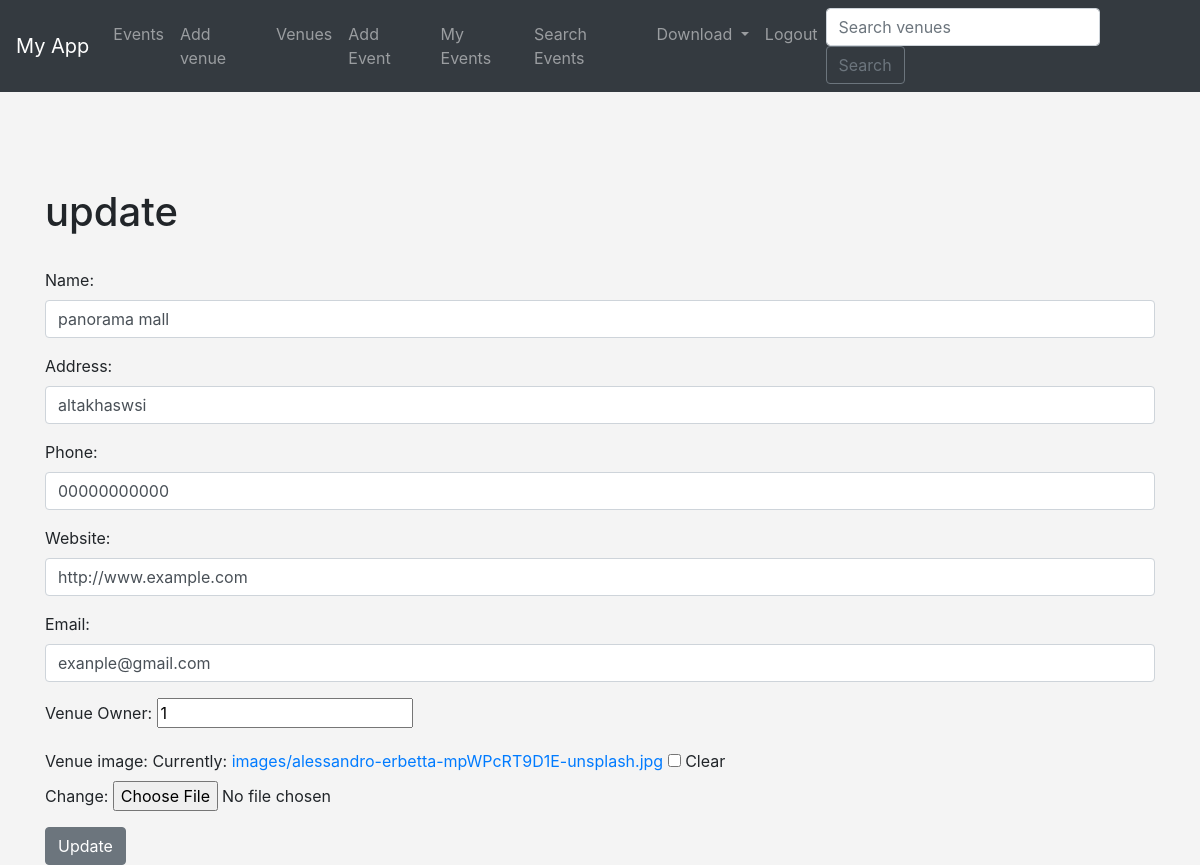
The page /update_venue/1 (signed in) on the database its author committed.
### event/models.py (models this page shows, shortened)
class Venue(models.Model):
    name = models.CharField('name',  max_length=120)
    address = models.CharField('address',  max_length=120)
    phone = models.CharField('phone',  max_length=120, blank=True)  # blank=True means the field is not mandatory.
    website = models.URLField('website',  max_length=120, blank=True)
    email = models.EmailField('email',  max_length=120, blank=True)
    owner = models.IntegerField("Venue Owner", blank=False, default=1)
    venue_image = models.ImageField(null=True, blank=True, upload_to="images/")

### event/views.py (the view)
# urls.py: path('update_venue/<venue_id>', views.update_venue, name='update-venue'),
def update_venue(request, venue_id):
    venue = Venue.objects.get(pk=venue_id)
    form = VenueForm(request.POST or None, request.FILES or None, instance=venue)
    if form.is_valid():
        form.save()
        return redirect('list-venues')
    return render(request, 'event/update_venue.html',
    {'venue':venue, 'form':form})

### event/forms.py
class VenueForm(ModelForm):
	class Meta:
		model = Venue
		fields = "__all__"    # ('name', 'address',  'phone', 'website', 'email', 'venue_image')
		widgets = {
			'name': forms.TextInput(attrs={'class':'form-control', 'placeholder':'Venue Name'}),
			'address': forms.TextInput(attrs={'class':'form-control', 'placeholder':'Address'}),
			'phone': forms.TextInput(attrs={'class':'form-control', 'placeholder':'Phone'}),
			'website': forms.TextInput(attrs={'class':'form-control', 'placeholder':'Web Address'}),
			'email': forms.EmailInput(attrs={'class':'form-control', 'placeholder':'Email'}),
		}

### event/templates/event/update_venue.html (shortened to what this page needs)
{% extends 'event/base.html' %}
{% block content %}
{% if user.is_authenticated %}
 <h1>update</h1>
 <br>
 <form action="" method="post" enctype="multipart/form-data">
    {{ form.as_p }}
    <input type="submit" value="Update" class="btn btn-secondary">
 </form>
{% else %}
   <h1>Sorry! You Must Be Logged In To View This Page...</h1>
    <a href="{% url 'login' %}">Login Here</a>
{% endif %}
{% endblock  %}

### event/templates/event/base.html (style rules this page uses)
body { background: #f4f4f4; }

### rows shown on the page
Venue: name "panorama mall", address "altakhaswsi", phone "00000000000", website "http://www.example.com", email "exanple@gmail.com", owner "1"
